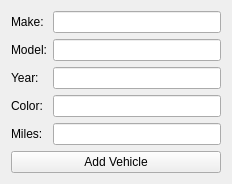
<?xml version="1.0" encoding="UTF-8"?>
<ui version="4.0">
 <class>Form</class>
 <widget class="QWidget" name="Form">
  <property name="geometry">
   <rect>
    <x>0</x>
    <y>0</y>
    <width>232</width>
    <height>171</height>
   </rect>
  </property>
  <property name="windowTitle">
   <string>Form</string>
  </property>
  <layout class="QFormLayout" name="formLayout">
   <item row="0" column="0">
    <widget class="QLabel" name="label">
     <property name="text">
      <string>Make:</string>
     </property>
    </widget>
   </item>
   <item row="0" column="1">
    <widget class="QLineEdit" name="leMake"/>
   </item>
   <item row="1" column="0">
    <widget class="QLabel" name="label_2">
     <property name="text">
      <string>Model:</string>
     </property>
    </widget>
   </item>
   <item row="1" column="1">
    <widget class="QLineEdit" name="leModel"/>
   </item>
   <item row="2" column="0">
    <widget class="QLabel" name="label_3">
     <property name="text">
      <string>Year:</string>
     </property>
    </widget>
   </item>
   <item row="2" column="1">
    <widget class="QLineEdit" name="leYear"/>
   </item>
   <item row="3" column="0">
    <widget class="QLabel" name="label_4">
     <property name="text">
      <string>Color:</string>
     </property>
    </widget>
   </item>
   <item row="3" column="1">
    <widget class="QLineEdit" name="leColor"/>
   </item>
   <item row="4" column="0">
    <widget class="QLabel" name="label_5">
     <property name="text">
      <string>Miles:</string>
     </property>
    </widget>
   </item>
   <item row="4" column="1">
    <widget class="QLineEdit" name="leMiles"/>
   </item>
   <item row="5" column="0" colspan="2">
    <widget class="QPushButton" name="addButton">
     <property name="text">
      <string>Add Vehicle</string>
     </property>
    </widget>
   </item>
  </layout>
 </widget>
 <resources/>
 <connections/>
</ui>
